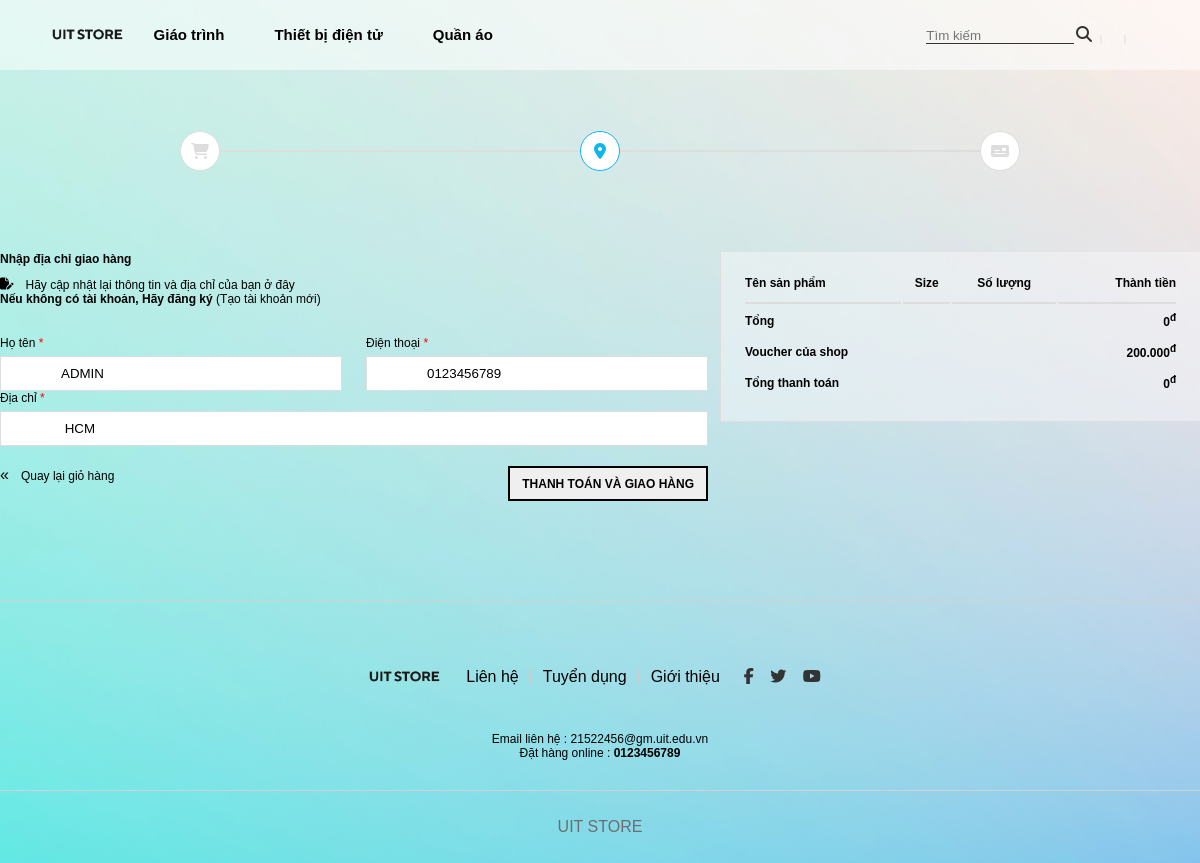
/delivery.php (signed in), run on the app's committed database.
### tables this page shows
CREATE TABLE `users` (
  `user_id` int(11) NOT NULL,
  `username` varchar(255) NOT NULL,
  `password` varchar(255) NOT NULL,
  `email` varchar(255) NOT NULL,
  `role` tinyint(1) DEFAULT 0,
  `fullname` varchar(255) DEFAULT NULL,
  `address` varchar(255) DEFAULT NULL,
  `age` int(11) DEFAULT NULL,
  `phone` varchar(20) DEFAULT NULL
);

### model/user_information.php (called while the page is built, shortened)
<?php
function get_user($user_id) {
    $conn = connectdb();
        $query = "SELECT * FROM users WHERE user_id = '$user_id'";
        $stmt = $conn->prepare($query);
    $stmt->execute();
    $user_info = $stmt->fetch();
    return $user_info;
    }
?>

### delivery.php (the view, shortened to what this page needs)
<?php
$isLoggedIn = isset($_SESSION['user_id']) && !empty($_SESSION['user_id']);
?>
<!DOCTYPE html>
<html lang = "en" class="hydrated">
    <head>
        <link rel = "stylesheet" href="style.css">
    </head>
    <body>
        <header>
            <div class="logo">
                <a href="index.php">
                    <img src="img/logouit.png" width="75" height="50">
                </a>
            </div>
            <div class="menu">
                <li><a href="giohang.php">Giáo trình</a>
                   </li>
                   <li><a href="giohang.php">Thiết bị điện tử</a>
                   </li>
                   <li><a href="giohang.php">Quần áo</a>
                </li>
            </div>
            <div class="others">
                 <li>
                <form action="model/search.php" method="GET" >
                    <input placeholder="Tìm kiếm" type="text" name="tukhoa" >
                    <button class="search-button"><i class="fas fa-search"></i></button>
                </form>
                 </li>
                    <li><a href="cart.php"><span class="bag"><ion-icon name="bag-handle"></ion-icon></span></a></li>
                    <li><button class="btnLogin-popup"><span><ion-icon name="person"></ion-icon></span></button></li>
            </div>
        </header>
<?php
include_once "model/user_information.php";
if (isset($_SESSION['user_id'])) {
    $user_id = $_SESSION['user_id'];
    $user_info = get_user($user_id);
    $fullname = $user_info['fullname'];
    $phone = $user_info['phone'];
    $address = $user_info['address'];
}else {
    $user_id = 0;
    $fullname = "";
    $phone = "";
    $address = "";
    $email = "";
}
?>
    <section class="delivery">
        <div class="container">
            <div class="delivery-top-wrap">
                <div class="delivery-top">
                    <div class="delivery-top-delivery delivery-top-item">
                        <i class="fa-solid fa-cart-shopping"></i>
                    </div>
                    <div class="delivery-top-address  delivery-top-item">
                        <i class="fa-sharp fa-solid fa-location-dot"></i>                    </div>
                    <div class="delivery-top-payment  delivery-top-item">
                        <i class="fa-solid fa-money-check"></i>                    </div>
                    </div>
               </div>
        </div>
        <div class="container">
            <div class="delivery-content row">
                <div class="delivery-content-left">
                    <p>Nhập địa chỉ giao hàng</p>
                    <div class="delivery-content-left-dangnhap row">
                    <?php
                        if(!$isLoggedIn) {
                            echo '<div style="color: red;">Vui lòng đăng nhập để xem thông tin</div>';
                        }else{
                        echo'<a href="informationuser.php?user_id= '.$user_id .'" class="row">
                        <i class="fa-solid fa-file-pen"></i>
                        <p>Hãy cập nhật lại thông tin và địa chỉ của bạn ở đây</p>
                        </a>';
                        }
                    ?>
                    </div>
                    <div class="delivery-content-left-dangky row">
                        <p> <span style="font-weight: bold;">Nếu không có tài khoản, Hãy đăng ký</span> (Tạo tài khoản mới)</p>
                    </div>
                  <form action="admin/create_order.php" method="post" >
                        <div class="delivery-content-left-input-top row">
                            <div class="delivery-content-left-input-top-item">
                                <label for="">Họ tên <span style="color: red;">*</span></label>
                                <input type="text" name="fullname" value="<?=$fullname?>" required>
                            </div>
                            <div class="delivery-content-left-input-top-item">
                                <label for="">Điện thoại <span style="color: red;">*</span></label>
                                <input type="text" name="phone" value="<?=$phone?>" required>
                            </div>
                        </div>
                        <div class="delivery-content-left-input-bottom">
                            <label for="">Địa chỉ <span style="color: red;">*</span></label>
                            <input type="text" name="address" value="<?=$address?>" required>
                        </div>
                        <div class="delivery-content-left-button row">
                            <a href="cart.php"><span>&#171;</span><p>Quay lại giỏ hàng</p></a>
                            <a href=""><button type="submit" name="thanhtoan" ><p style="font-weight: bold;">THANH TOÁN VÀ GIAO HÀNG</p></button></a>
                        </div>
                        </div>
                        <div class="delivery-content-right">
                        <table>
                            <tr>
                                <th>Tên sản phẩm</th>
                                <th>Size</th>
                                <th>Số lượng</th>
                                <th>Thành tiền</th>
                            </tr>
                                <?php
                            if(isset($_SESSION['gio_hang'])){
                                $tongsoluong=0;
                                $tongdonhang=0;
                                foreach($_SESSION['gio_hang'] as $sp){
                                    extract($sp);
                                    $product_price_numeric = floatval(str_replace(',', '.', str_replace('.', '', $product_price_new)));
                                    $tt = $product_price_numeric * $soluong;
                                    $tongsoluong +=$soluong;
                                    $tongdonhang += $tt;
                                }
                            }else{
                                $tongdonhang= 0;
                            }
                            ?>
                            <tr>
                                <td style="font-weight: bold;" colspan="3">Tổng</td>
                                <td style="font-weight: bold;"><p><p><?=number_format($tongdonhang, 0, ',', '.')?><sup>đ</sup></p></td>
                            </tr>
                            <tr>
                                <td style="font-weight: bold;" colspan="3">Voucher của shop</td>
                                <td style="font-weight: bold;"><p>200.000<sup>đ</sup></p></td>
                            </tr>
                            <?php
                            $tongthanhtoan = $tongdonhang - 200000;
                            if($tongthanhtoan<0){$tongthanhtoan=0;}
                            ?>
                            <tr>
                                <td style="font-weight: bold;" colspan="3">Tổng thanh toán</td>
                                <td style="font-weight: bold;"><?=number_format($tongthanhtoan, 0, ',', '.')?><sup>đ</sup></p></td>
                            </tr>
                        </table>
                </div>
            </div>
        </div>
    </section>
        <section class="footer">
            <div class="footer-container">
                <div class="footer-top">
                    <li><a href=""><img src="img/logouit.png" width="75" height="50" alt=""></a></li>
                    <li><a href=""></a>Liên hệ</li>
                    <li><a href=""></a>Tuyển dụng</li>
                    <li><a href=""></a>Giới thiệu</li>
                    <li>
                       <a href="" class="fab fa-facebook-f"></a>
                       <a href="" class="fab fa-twitter"></a>
                       <a href="" class="fab fa-youtube"></a>
                   </li>
               </div>
               <div class="footer-center">
                   <p>
                   Email liên hệ : 21522456@gm.uit.edu.vn <br>
                       Đặt hàng online : <b>0123456789</b>
                   </p>
               </div>
               <div class="footer-bottom">
                   UIT STORE
               </div>
            </div>
        </section>
    </body>
</html>

### delivery.php (style rules this page uses)
body { background-image: url('img/background.png'); background-size: cover; background-position: center; background-repeat: no-repeat; }
.search-button { background-color: transparent; border: none; vertical-align: top; }
.search-button i { color: #333; font-size: 16px; }

### data on the page
users: fullname "ADMIN", phone "0123456789", address "HCM"

### other printed values
$tongdonhang "0"
$tongthanhtoan "0"
